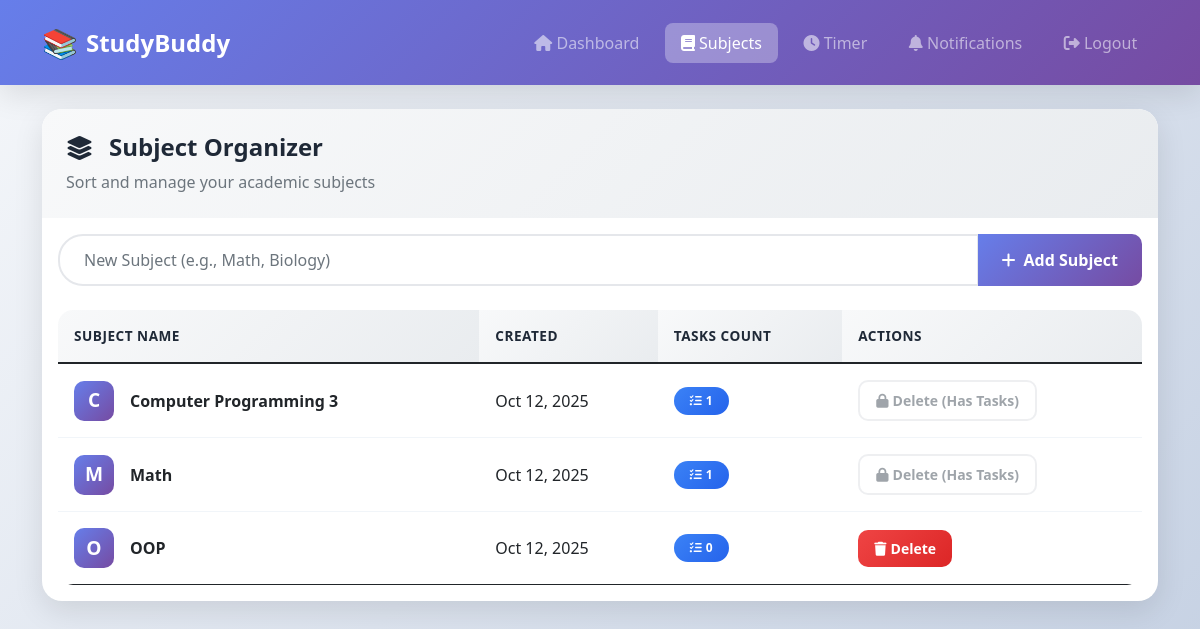
/subjects.php (signed in), run on the app's committed database.
### tables this page shows
CREATE TABLE `subjects` (
  `id` int(11) NOT NULL,
  `user_id` int(11) NOT NULL,
  `name` varchar(100) NOT NULL,
  `created_at` timestamp NOT NULL DEFAULT current_timestamp(),
  `updated_at` datetime DEFAULT NULL
);

### subjects.php (the view, shortened to what this page needs)
<?php
require_once 'config.php';
$user_id = $_SESSION['user_id'];
$stmt = $pdo->prepare("SELECT * FROM subjects WHERE user_id = ? ORDER BY name ASC");
$stmt->execute([$user_id]);
$subjects = $stmt->fetchAll();
?>
<!DOCTYPE html>
<html lang="en">
<head>
    <link href="https://cdn.jsdelivr.net/npm/bootstrap@5.1.3/dist/css/bootstrap.min.css" rel="stylesheet">
    <link rel="stylesheet" href="https://cdnjs.cloudflare.com/ajax/libs/font-awesome/6.4.0/css/all.min.css">
    <link rel="stylesheet" href="css/dashboard-style.css">
</head>
<body>
    <nav class="navbar navbar-expand-lg navbar-dark bg-primary">
    <div class="container">
        <a class="navbar-brand" href="dashboard.php">StudyBuddy</a>
        <div class="collapse navbar-collapse" id="navbarNav">
            <div class="navbar-nav ms-auto">
                <a class="nav-link" href="dashboard.php"><i class="fas fa-home"></i> Dashboard</a>
                <a class="nav-link active" href="subjects.php"><i class="fas fa-book"></i> Subjects</a>
                <a class="nav-link" href="timer.php"><i class="fas fa-clock"></i> Timer</a>
                <a class="nav-link" href="notifications.php"><i class="fas fa-bell"></i> Notifications</a>
                <a class="nav-link" href="logout.php"><i class="fas fa-sign-out-alt"></i> Logout</a>
            </div>
        </div>
    </nav>
    <div class="container mt-4 mb-5">
        <div class="card">
            <div class="card-header">
                <h5><i class="fas fa-layer-group me-2"></i>Subject Organizer</h5>
                <p class="mb-0 text-muted">Sort and manage your academic subjects</p>
            </div>
            <div class="card-body">
                <form method="POST" class="mb-4">
                    <div class="input-group">
                        <input type="text" class="form-control" name="name" placeholder="New Subject (e.g., Math, Biology)" required maxlength="100">
                        <button type="submit" name="add_subject" class="btn btn-primary">
                            <i class="fas fa-plus me-2"></i>Add Subject
                        </button>
                    </div>
                </form>
                <?php if (empty($subjects)): ?>
                    <div class="empty-state">
                        <i class="fas fa-folder-open"></i>
                        <p>No subjects yet. Add one to start organizing tasks!</p>
                        <form method="POST">
                            <div class="input-group">
                                <input type="text" class="form-control" name="name" placeholder="e.g., Mathematics" required maxlength="100">
                                <button type="submit" name="add_subject" class="btn btn-primary">
                                    <i class="fas fa-plus me-2"></i>Add First Subject
                                </button>
                            </div>
                        </form>
                    </div>
                <?php else: ?>
                    <div class="table-responsive">
                        <table class="table">
                            <thead>
                                <tr>
                                    <th>Subject Name</th>
                                    <th>Created</th>
                                    <th>Tasks Count</th>
                                    <th>Actions</th>
                                </tr>
                            </thead>
                            <tbody>
                                <?php foreach ($subjects as $subject):
                                    $stmt = $pdo->prepare("SELECT COUNT(*) as count FROM tasks WHERE subject_id = ? AND user_id = ?");
                                    $stmt->execute([$subject['id'], $user_id]);
                                    $task_count = $stmt->fetch()['count'];
                                    $first_letter = strtoupper(substr($subject['name'], 0, 1));
                                ?>
                                <tr>
                                    <td>
                                        <div class="subject-name-cell">
                                            <div class="subject-icon"><?php echo $first_letter; ?></div>
                                            <strong><?php echo htmlspecialchars($subject['name']); ?></strong>
                                        </div>
                                    </td>
                                    <td><?php echo date('M j, Y', strtotime($subject['created_at'])); ?></td>
                                    <td>
                                        <span class="badge bg-info">
                                            <i class="fas fa-tasks me-1"></i><?php echo $task_count; ?>
                                        </span>
                                    </td>
                                    <td>
                                        <?php if ($task_count > 0): ?>
                                            <button class="btn btn-sm btn-outline-secondary" disabled>
                                                <i class="fas fa-lock me-1"></i>Delete (Has Tasks)
                                            </button>
                                        <?php else: ?>
                                            <form method="POST" style="display:inline;" onsubmit="return confirm('Delete this subject? All related tasks will be removed.');">
                                                <button type="submit" name="delete_subject" class="btn btn-sm btn-danger">
                                                    <i class="fas fa-trash me-1"></i>Delete
                                                </button>
                                            </form>
                                        <?php endif; ?>
                                    </td>
                                </tr>
                                <?php endforeach; ?>
                            </tbody>
                        </table>
                    </div>
                <?php endif; ?>
            </div>
        </div>
    </div>
</body>
</html>

### css/dashboard-style.css (style rules this page uses)
:root { --primary-gradient: linear-gradient(135deg, #667eea 0%, #764ba2 100%); --success-gradient: linear-gradient(135deg, #48c774 0%, #10b981 100%); --warning-gradient: linear-gradient(135deg, #fbbf24 0%, #f59e0b 100%); --info-gradient: linear-gradient(135deg, #3b82f6 0%, #2563eb 100%); --danger-gradient: linear-gradient(135deg, #ef4444 0%, #dc2626 100%); --dark-gradient: linear-gradient(135deg, #1f2937 0%, #111827 100%); --shadow: 0 10px 30px rgba(0,0,0,0.1); --shadow-hover: 0 15px 40px rgba(0,0,0,0.15); }
body { background: linear-gradient(135deg, #f5f7fa 0%, #c3cfe2 100%); min-height: 100vh; font-family: 'Segoe UI', Tahoma, Geneva, Verdana, sans-serif; }
.navbar { background: var(--primary-gradient) !important; box-shadow: var(--shadow); padding: 1rem 0; }
.navbar.navbar-dark.bg-primary { background: var(--primary-gradient) !important; }
.navbar-brand { font-weight: 700; font-size: 1.5rem; display: flex; align-items: center; gap: 0.5rem; transition: transform 0.3s ease; }
.navbar-brand::before { content: '📚'; font-size: 1.8rem; }
.nav-link { font-weight: 500; transition: all 0.3s ease; margin: 0 0.3rem; border-radius: 8px; padding: 0.5rem 1rem !important; }
.nav-link.active { background: rgba(255,255,255,0.3); }
.card { border: none; border-radius: 20px; box-shadow: var(--shadow); transition: all 0.3s ease; overflow: hidden; background: white; }
.card-header { background: linear-gradient(135deg, #f8f9fa 0%, #e9ecef 100%); border-bottom: none; padding: 1.5rem; }
.card-header h5 { margin: 0; font-weight: 700; color: #1f2937; display: flex; align-items: center; gap: 0.5rem; }
.table { margin: 0; }
.table thead th { background: linear-gradient(135deg, #f8f9fa 0%, #e9ecef 100%); border: none; text-transform: uppercase; font-size: 0.85rem; letter-spacing: 0.5px; font-weight: 600; padding: 1rem; }
.table tbody tr { transition: all 0.3s ease; }
.btn { border-radius: 10px; padding: 0.5rem 1.2rem; font-weight: 600; transition: all 0.3s ease; border: none; }
.btn-primary { background: var(--primary-gradient); }
.btn-danger { background: var(--danger-gradient); }
.badge { padding: 0.5rem 1rem; border-radius: 50px; font-weight: 600; }
.form-control, .form-select { border-radius: 10px; border: 2px solid #e5e7eb; padding: 0.75rem 1rem; transition: all 0.3s ease; }
input[type="text"].form-control { background: white; border-radius: 25px; padding-left: 1.5rem; }

### data on the page
subjects: name "C", name "Computer Programming 3", created_at "Oct 12, 2025", task_count "1", shows "Delete (Has Tasks)"
subjects: name "M", name "Math", created_at "Oct 12, 2025", task_count "1", shows "Delete (Has Tasks)"
subjects: name "O", name "OOP", created_at "Oct 12, 2025", task_count "0"
